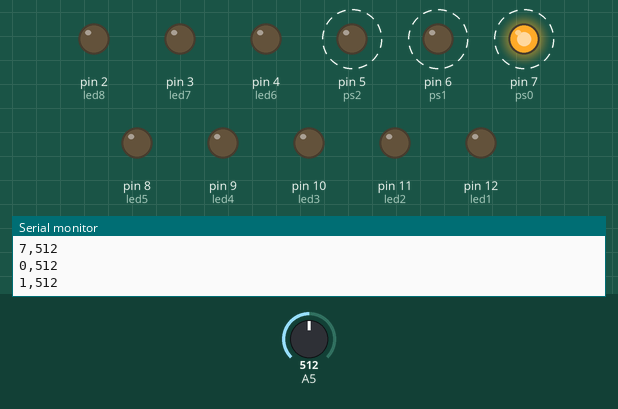
The sketch below on a simulated Arduino Uno, built with avr-gcc and run on an emulated ATmega328P. On the bench: output pins drawn as LEDs (lit = HIGH), the last lines printed to the serial monitor. Dashed ring = blinking. Inputs (shaded band) come from the test bench; at power-on: A5 = 512.

Above: at 1.26 s.
1.3 s: A5 set to 10
4.3 s: A5 set to 7
At 4.79 s:
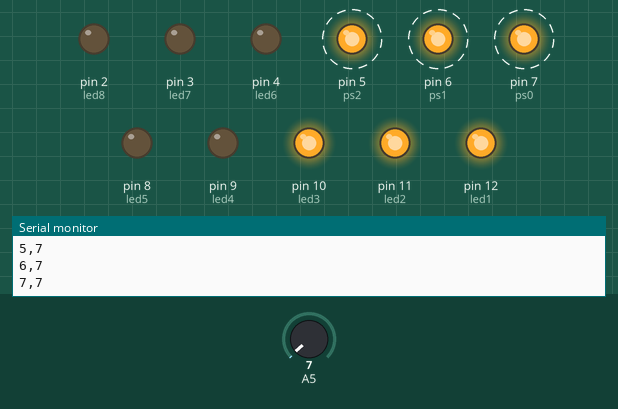
7.3 s: A5 set to 122
At 7.6 s:
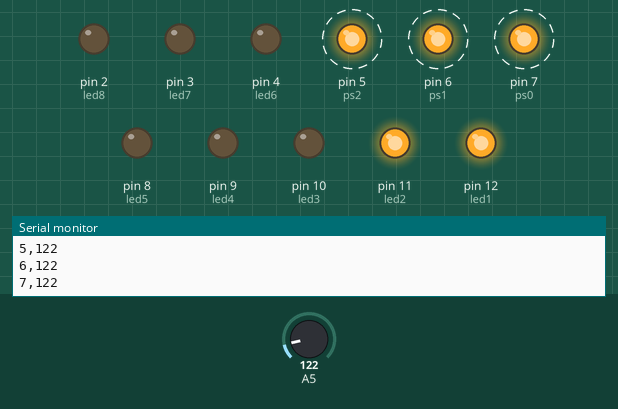
10.3 s: A5 set to 0
At 10.53 s:
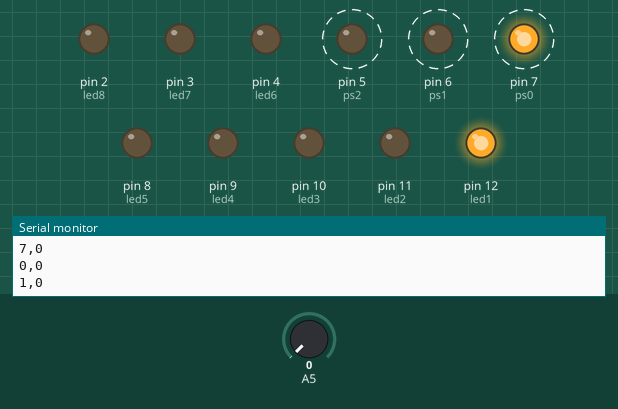
13.3 s: A5 set to 18
At 13.64 s:
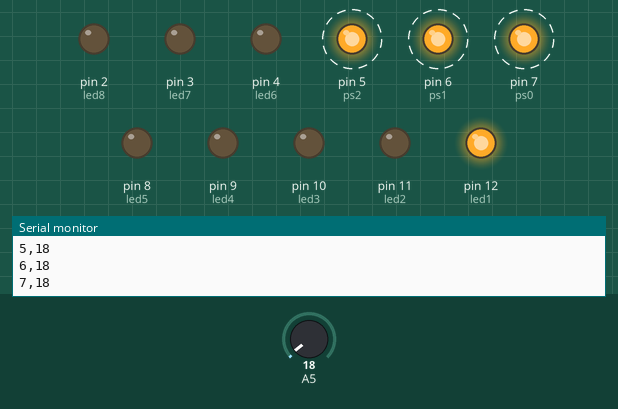
Timing chart, 0 to 17.3 s (numbered marks = the images above; inputs shaded):
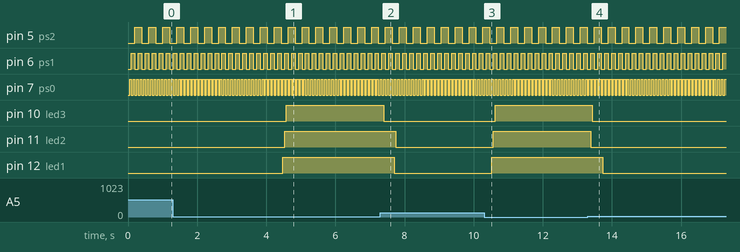

Measured:
- the behaviour switches between 9 and 8 on A5 (found by bisection; images 0 and 1)
- after the input at 4.3 s, pin 10 (led3): LOW → HIGH after 0.28 s; pin 11 (led2): LOW → HIGH after 0.23 s; pin 12 (led1): LOW → HIGH after 0.18 s
- after the input at 7.3 s, pin 10 (led3): HIGH → LOW after 0.10 s; pin 11 (led2): HIGH → LOW after 0.45 s; pin 12 (led1): HIGH → LOW after 0.40 s
- after the input at 10.3 s, pin 10 (led3): LOW → HIGH after 0.32 s; pin 11 (led2): LOW → HIGH after 0.27 s; pin 12 (led1): LOW → HIGH after 0.22 s
- after the input at 13.3 s, pin 10 (led3): HIGH → LOW after 0.14 s; pin 11 (led2): HIGH → LOW after 0.09 s; pin 12 (led1): HIGH → LOW after 0.44 s
- by itself, pin 5 (ps2): alternates HIGH for 0.20 s and LOW for 0.20 s
- by itself, pin 6 (ps1): alternates HIGH for 0.10 s and LOW for 0.10 s
- by itself, pin 7 (ps0): alternates HIGH for 0.05 s and LOW for 0.05 s

The sketch:

_4051_expansor_de_porta_analogicas.ino
```cpp
int r0 = 0;      //valor do pino select s0 no 4051
int r1 = 0;      //valor do pino select s1 no 4051
int r2 = 0;      //valor do pino select s2 no 4051

int sensorValue;

#define ps0 7
#define ps1 6
#define ps2 5

 int led1 = 12;
 int led2 = 11;
 int led3 = 10;
 int led4 = 9;
 int led5 = 8;
 int led6 = 4;
 int led7 = 3;
 int led8 = 2;

void setup()
{
  Serial.begin(9600);
// seta os pinos select como saída
  pinMode(ps0,OUTPUT);
  pinMode(ps1,OUTPUT);
  pinMode(ps2,OUTPUT);

pinMode(led1, OUTPUT);
pinMode(led2, OUTPUT);
pinMode(led3, OUTPUT);
pinMode(led4, OUTPUT);
pinMode(led5, OUTPUT);
pinMode(led6, OUTPUT);
pinMode(led7, OUTPUT);
pinMode(led8, OUTPUT);
}

void loop()
{
  for (int i=0; i<8; i++)
  {
// pega os bits do contador e coloca nas variáveis a serem enviadas.
    r0=bitRead(i,0);
    r1=bitRead(i,1);
    r2=bitRead(i,2);
// envia os bits para as respectivas portas select (s0 a s3 no CI)
    digitalWrite(ps0,r0);
    digitalWrite(ps1,r1);
    digitalWrite(ps2,r2);
//  em seguida, lê o valor do sensor correspondente, que vai estar disponível no pino A5
    sensorValue=analogRead(5);
//  exibe os valores lidos, por sensor
    Serial.print(i);
    Serial.print(',');
    Serial.print(sensorValue);
    Serial.println("");
    delay(50);

    if(i == 0){
     if(sensorValue < 9){
      digitalWrite(led1, HIGH);   // turn the LED on (HIGH is the voltage level)
     }else{
      digitalWrite(led1, LOW);    // turn the LED off by making the voltage LOW
     }
    }
    if(i == 1){
     if(sensorValue < 9){
      digitalWrite(led2, HIGH);   // turn the LED on (HIGH is the voltage level)
     }else{
      digitalWrite(led2, LOW);    // turn the LED off by making the voltage LOW
     }
    }
    if(i == 2){
     if(sensorValue < 9){
      digitalWrite(led3, HIGH);   // turn the LED on (HIGH is the voltage level)
     }else{
      digitalWrite(led3, LOW);    // turn the LED off by making the voltage LOW
     }
    }
  }
  Serial.println("");
}
```
